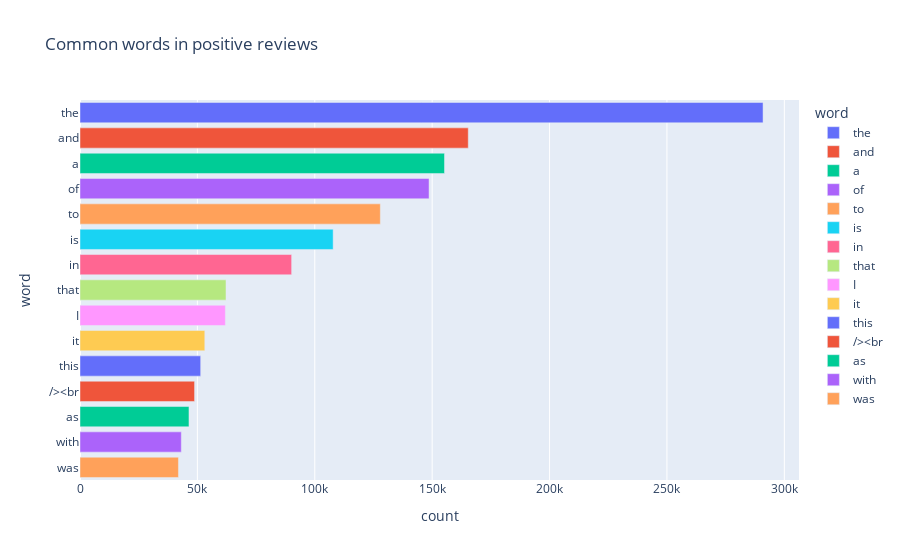

The notebook cell saved with this chart:
### Code cell
# Creating a DataFrame 'neg_words' from the 15 most common words and their counts in negative reviews
neg_words = pd.DataFrame(count.most_common(15))

# Renaming the columns of the DataFrame to 'word' and 'count' for clarity
neg_words.columns = ['word', 'count']

# Creating a bar plot using Plotly Express, where 'count' is on the x-axis and 'word' is on the y-axis
# Each bar is colored based on the word itself
px.bar(neg_words, x='count', y='word', title='Common words in negative reviews', color='word')
fig.show()

### Figure 1 — Plotly figure (JSON) as saved in the notebook; plotly's stock layout.template omitted (floating-point values rounded to 4 significant figures)
{"data": [{"alignmentgroup": "True", "hovertemplate": "word=%{y}<br>count=%{x}<extra></extra>", "legendgroup": "the", "marker": {"color": "#636efa", "pattern": {"shape": ""}}, "name": "the", "offsetgroup": "the", "orientation": "h", "showlegend": true, "textposition": "auto", "type": "bar", "x": [290932], "xaxis": "x", "y": ["the"], "yaxis": "y"}, {"alignmentgroup": "True", "hovertemplate": "word=%{y}<br>count=%{x}<extra></extra>", "legendgroup": "and", "marker": {"color": "#EF553B", "pattern": {"shape": ""}}, "name": "and", "offsetgroup": "and", "orientation": "h", "showlegend": true, "textposition": "auto", "type": "bar", "x": [165372], "xaxis": "x", "y": ["and"], "yaxis": "y"}, {"alignmentgroup": "True", "hovertemplate": "word=%{y}<br>count=%{x}<extra></extra>", "legendgroup": "a", "marker": {"color": "#00cc96", "pattern": {"shape": ""}}, "name": "a", "offsetgroup": "a", "orientation": "h", "showlegend": true, "textposition": "auto", "type": "bar", "x": [155251], "xaxis": "x", "y": ["a"], "yaxis": "y"}, {"alignmentgroup": "True", "hovertemplate": "word=%{y}<br>count=%{x}<extra></extra>", "legendgroup": "of", "marker": {"color": "#ab63fa", "pattern": {"shape": ""}}, "name": "of", "offsetgroup": "of", "orientation": "h", "showlegend": true, "textposition": "auto", "type": "bar", "x": [148673], "xaxis": "x", "y": ["of"], "yaxis": "y"}, {"alignmentgroup": "True", "hovertemplate": "word=%{y}<br>count=%{x}<extra></extra>", "legendgroup": "to", "marker": {"color": "#FFA15A", "pattern": {"shape": ""}}, "name": "to", "offsetgroup": "to", "orientation": "h", "showlegend": true, "textposition": "auto", "type": "bar", "x": [127921], "xaxis": "x", "y": ["to"], "yaxis": "y"}, {"alignmentgroup": "True", "hovertemplate": "word=%{y}<br>count=%{x}<extra></extra>", "legendgroup": "is", "marker": {"color": "#19d3f3", "pattern": {"shape": ""}}, "name": "is", "offsetgroup": "is", "orientation": "h", "showlegend": true, "textposition": "auto", "type": "bar", "x": [107829], "xaxis": "x", "y": ["is"], "yaxis": "y"}, {"alignmentgroup": "True", "hovertemplate": "word=%{y}<br>count=%{x}<extra></extra>", "legendgroup": "in", "marker": {"color": "#FF6692", "pattern": {"shape": ""}}, "name": "in", "offsetgroup": "in", "orientation": "h", "showlegend": true, "textposition": "auto", "type": "bar", "x": [90145], "xaxis": "x", "y": ["in"], "yaxis": "y"}, {"alignmentgroup": "True", "hovertemplate": "word=%{y}<br>count=%{x}<extra></extra>", "legendgroup": "that", "marker": {"color": "#B6E880", "pattern": {"shape": ""}}, "name": "that", "offsetgroup": "that", "orientation": "h", "showlegend": true, "textposition": "auto", "type": "bar", "x": [62191], "xaxis": "x", "y": ["that"], "yaxis": "y"}, {"alignmentgroup": "True", "hovertemplate": "word=%{y}<br>count=%{x}<extra></extra>", "legendgroup": "I", "marker": {"color": "#FF97FF", "pattern": {"shape": ""}}, "name": "I", "offsetgroup": "I", "orientation": "h", "showlegend": true, "textposition": "auto", "type": "bar", "x": [61914], "xaxis": "x", "y": ["I"], "yaxis": "y"}, {"alignmentgroup": "True", "hovertemplate": "word=%{y}<br>count=%{x}<extra></extra>", "legendgroup": "it", "marker": {"color": "#FECB52", "pattern": {"shape": ""}}, "name": "it", "offsetgroup": "it", "orientation": "h", "showlegend": true, "textposition": "auto", "type": "bar", "x": [53162], "xaxis": "x", "y": ["it"], "yaxis": "y"}, {"alignmentgroup": "True", "hovertemplate": "word=%{y}<br>count=%{x}<extra></extra>", "legendgroup": "this", "marker": {"color": "#636efa", "pattern": {"shape": ""}}, "name": "this", "offsetgroup": "this", "orientation": "h", "showlegend": true, "textposition": "auto", "type": "bar", "x": [51403], "xaxis": "x", "y": ["this"], "yaxis": "y"}, {"alignmentgroup": "True", "hovertemplate": "word=%{y}<br>count=%{x}<extra></extra>", "legendgroup": "/><br", "marker": {"color": "#EF553B", "pattern": {"shape": ""}}, "name": "/><br", "offsetgroup": "/><br", "orientation": "h", "showlegend": true, "textposition": "auto", "type": "bar", "x": [48800], "xaxis": "x", "y": ["/><br"], "yaxis": "y"}, {"alignmentgroup": "True", "hovertemplate": "word=%{y}<br>count=%{x}<extra></extra>", "legendgroup": "as", "marker": {"color": "#00cc96", "pattern": {"shape": ""}}, "name": "as", "offsetgroup": "as", "orientation": "h", "showlegend": true, "textposition": "auto", "type": "bar", "x": [46419], "xaxis": "x", "y": ["as"], "yaxis": "y"}, {"alignmentgroup": "True", "hovertemplate": "word=%{y}<br>count=%{x}<extra></extra>", "legendgroup": "with", "marker": {"color": "#ab63fa", "pattern": {"shape": ""}}, "name": "with", "offsetgroup": "with", "orientation": "h", "showlegend": true, "textposition": "auto", "type": "bar", "x": [43153], "xaxis": "x", "y": ["with"], "yaxis": "y"}, {"alignmentgroup": "True", "hovertemplate": "word=%{y}<br>count=%{x}<extra></extra>", "legendgroup": "was", "marker": {"color": "#FFA15A", "pattern": {"shape": ""}}, "name": "was", "offsetgroup": "was", "orientation": "h", "showlegend": true, "textposition": "auto", "type": "bar", "x": [41934], "xaxis": "x", "y": ["was"], "yaxis": "y"}], "layout": {"barmode": "relative", "legend": {"title": {"text": "word"}, "tracegroupgap": 0}, "title": {"text": "Common words in positive reviews"}, "xaxis": {"anchor": "y", "domain": [0, 1], "title": {"text": "count"}}, "yaxis": {"anchor": "x", "categoryarray": ["was", "with", "as", "/><br", "this", "it", "I", "that", "in", "is", "to", "of", "a", "and", "the"], "categoryorder": "array", "domain": [0, 1], "title": {"text": "word"}}}}
